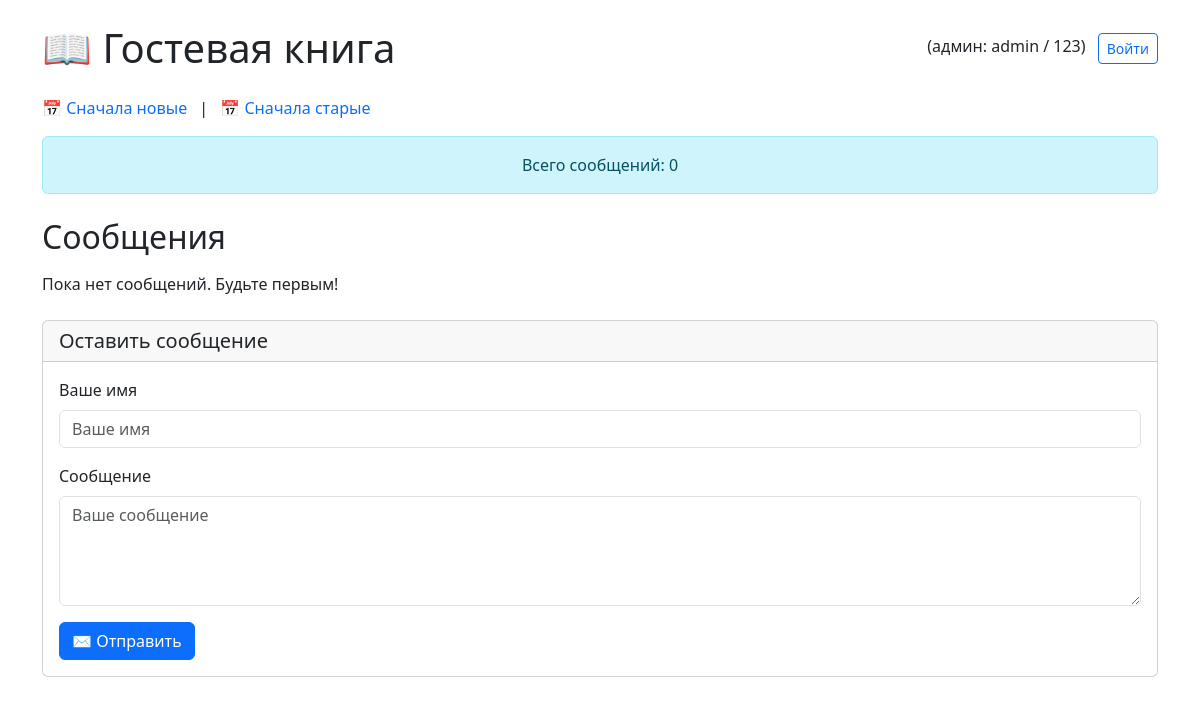
/, run on an earlier commit of the app's database.
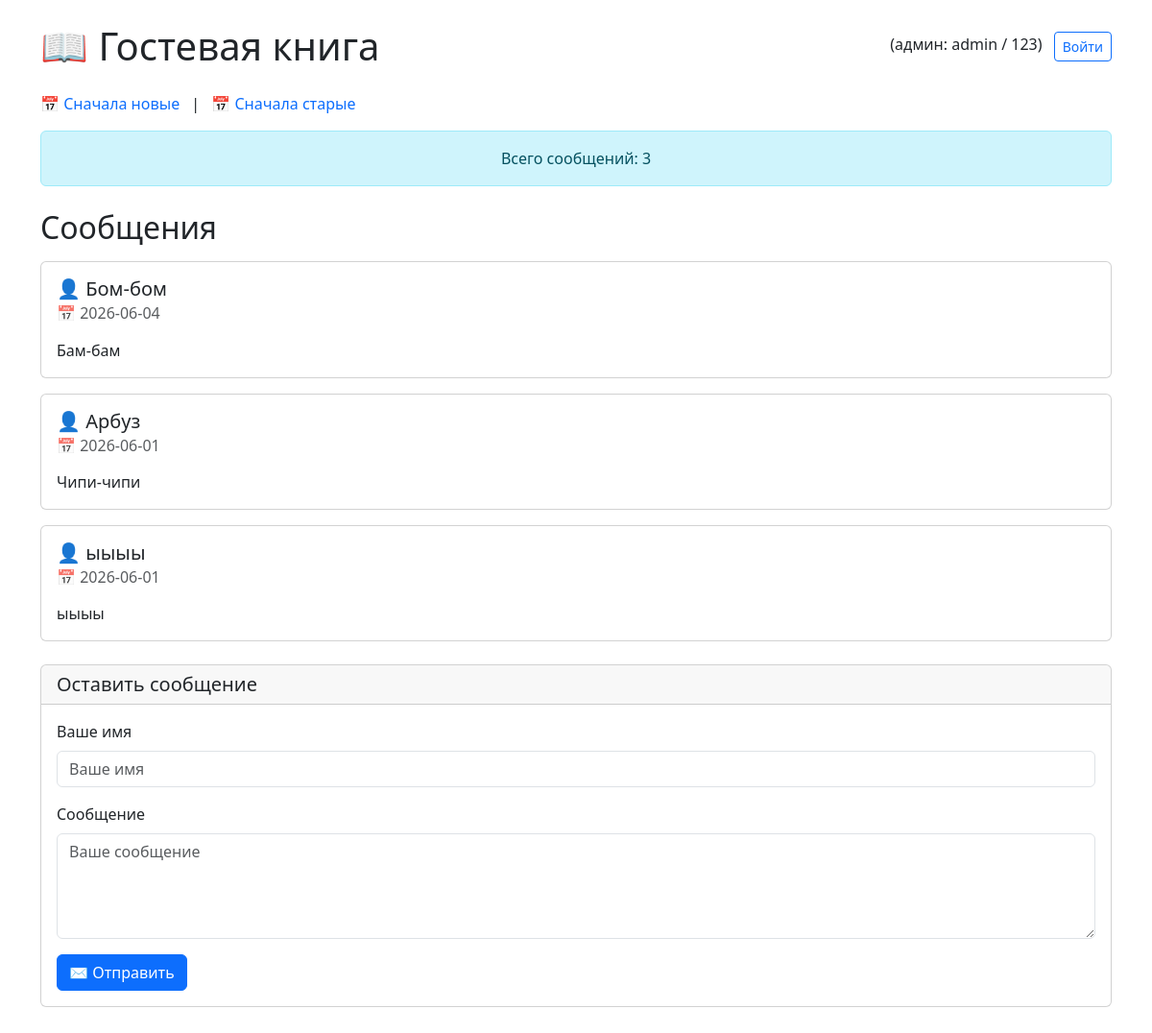
And on a later commit of the database.
### tables this page shows
CREATE TABLE messages (
            id INTEGER PRIMARY KEY AUTOINCREMENT,
            name TEXT NOT NULL,
            message TEXT NOT NULL,
            created_at DATE NOT NULL
        );

### app.py (the view)
@app.route('/')
def index():
    messages = get_all_messages()
    total_count = get_message_count()
    return render_template(
        'index.html',
        messages=messages,
        total_count=total_count,
        logged_in=session.get('logged_in', False),  # по умолчанию False
        username=session.get('username')  # имя пользователя или None
    )

### database.py (called while the page is built)
def get_db_connection():
    conn = sqlite3.connect(DATABASE)
    conn.row_factory = sqlite3.Row
    return conn

def get_all_messages():
    conn = get_db_connection()
    messages = conn.execute(
        'SELECT * FROM messages ORDER BY created_at DESC'
    ).fetchall()
    conn.close()
    return messages

def get_message_count():
    conn = get_db_connection()
    cursor = conn.execute('SELECT COUNT(*) FROM messages')
    count = cursor.fetchone()[0]
    conn.close()
    return count

### templates/index.html (shortened to what this page needs)
<!DOCTYPE html>
<html>
<head>
    <link href="https://cdn.jsdelivr.net/npm/bootstrap@5.3.0/dist/css/bootstrap.min.css" rel="stylesheet">
</head>
<body>
    <div class="container mt-4">
        <div class="d-flex justify-content-between align-items-center mb-4">
            <h1 class="m-0">📖 Гостевая книга</h1>
            <div>
                {% if logged_in %}
                    <span class="me-2">Вы вошли как <strong>{{ username }}</strong></span>
                    <a href="/logout" class="btn btn-outline-danger btn-sm">Выйти</a>
                {% else %}
                    <span class="me-2">(админ: admin / 123)</span>
                    <a href="/login" class="btn btn-outline-primary btn-sm">Войти</a>
                {% endif %}
            </div>
        </div>
        <div class="mb-3">
            <a href="/sort/newest" class="text-decoration-none me-2">📅 Сначала новые</a> |
            <a href="/sort/oldest" class="text-decoration-none ms-2">📅 Сначала старые</a>
        </div>
        <div class="alert alert-info text-center">
            Всего сообщений: {{ total_count }}
        </div>
        <h2 class="mt-4 mb-3">Сообщения</h2>
        {% if messages %}
            {% for msg in messages %}
            <div class="card mb-3">
                <div class="card-body">
                    <div class="d-flex justify-content-between align-items-start">
                        <div>
                            <h5 class="card-title m-0">👤 {{ msg.name }}</h5>
                            <h6 class="card-subtitle text-muted mt-1">📅 {{ msg.created_at }}</h6>
                        </div>
                    </div>
                    <p class="card-text mt-3">{{ msg.message }}</p>
                </div>
            </div>
            {% endfor %}
        {% else %}
            <p>Пока нет сообщений. Будьте первым!</p>
        {% endif %}
        <div class="card mt-4 mb-5">
            <div class="card-header">
                <h5 class="m-0">Оставить сообщение</h5>
            </div>
            <div class="card-body">
                <form method="POST" action="/add">
                    <div class="mb-3">
                        <label for="name" class="form-label">Ваше имя</label>
                        <input type="text" class="form-control" id="name" name="name" placeholder="Ваше имя" required>
                    </div>
                    <div class="mb-3">
                        <label for="message" class="form-label">Сообщение</label>
                        <textarea class="form-control" id="message" name="message" placeholder="Ваше сообщение" rows="4" required></textarea>
                    </div>
                    <button type="submit" class="btn btn-primary">✉️ Отправить</button>
                </form>
            </div>
        </div>
    </div>
</body>
</html>

What changed in the data, as far as the page shows it:
added messages: name "Бом-бом", created_at "2026-06-04", message "Бам-бам"
added messages: name "Арбуз", created_at "2026-06-01", message "Чипи-чипи"
added messages: name "ыыыы", created_at "2026-06-01", message "ыыыы"
Also different on the page:
{{ total_count }}: "0" → "3"
text no longer shown: "Пока нет сообщений. Будьте первым!"
